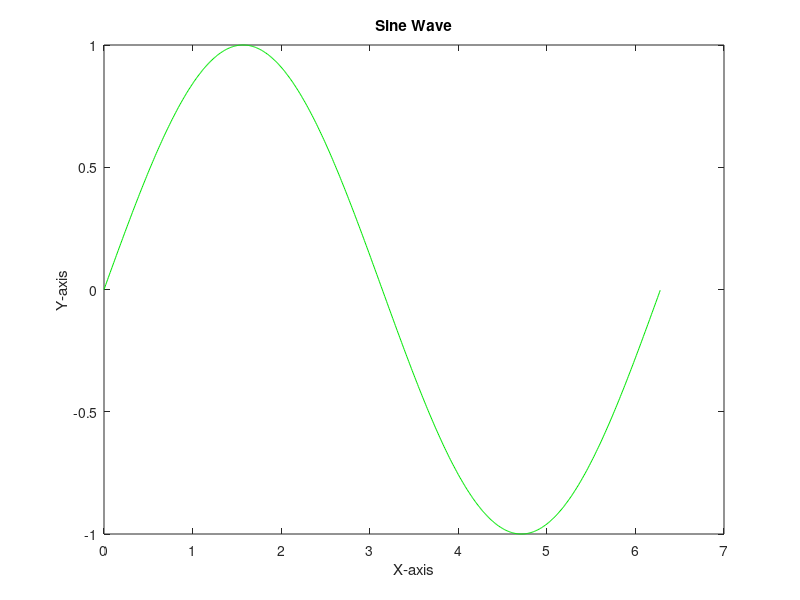

Reproduce this figure in MATLAB.
% Lab 3 Tasks


%% Cell Arrays
%Create a cell array containing various data types (numbers, text, and variables).
Var1 = 10;
Var2 = 20;
cellArray = {1 'MBD' Var1 Var2};
%Access and display specific elements within the cell array.
for i = 1:numel(cellArray)
    cellArray{i}
end

%% Structures
%Create a simple structure to store information about a person (name, age, city).
PersonInfo = struct('Name','Moamen','Age',21,'City','Cairo');
Names = fieldnames(PersonInfo);
%Access and display the structure fields.

for i = 1:numel(fieldnames(PersonInfo))
  disp([Names(i) PersonInfo.(Names{i})]);
end


%% Character Data
%Create a character array with your name.
MyFirstName = 'Moamen';
MyLastName = 'Nehad';
%Concatenate your name with another character array.
MyFullName = [MyFirstName ' ' MyLastName];
%Display the results.
disp(['Full Name: ' MyFullName]);


%% Conditional Statements (If)
%Write an if statement that checks if a number is even or odd.
%Display a message based on the result of the if statement.

x = 5;
if rem(x,2)==0
    fprintf('The No. %i is even.\n' , x');
else
    fprintf('The No. %i is Odd.\n' , x);
end
 

%% For Loops
%Create a for loop to generate a sequence of numbers (e.g., 1 to 10).
%Display the numbers within the loop.
for i=1:10 
    disp(['i= ' num2str(i)]);
end


%% Basic Plotting

%Generate data for a simple plot (e.g., a sine wave).
%Plot the data with proper labels and a legend.

x=0:0.01:2*3.14;
y=sin(x);
plot(x,y,'Color',[0 0.9 0.01]);
xlabel 'X-axis';
ylabel 'Y-axis';
title 'Sine Wave';
